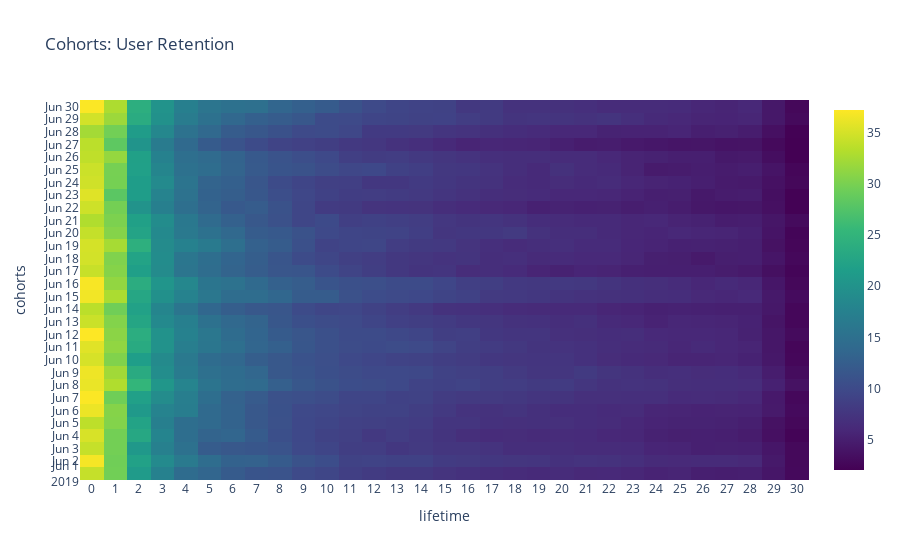

The notebook cell this image was saved under:
### Code cell
#Сделаем визуализацию для нее:
data=[go.Heatmap(
                x=retention_table.lifetime,
                y=retention_table.registration_date,
                z=[i*100 for i in retention_table.retention_rate.values.tolist()],
                hovertemplate=
                '<b>Date</b>: %{y}'+
                '<br><b>Lifetime</b>: %{x}'+
                '<br><b>Rate<b>: %{z:.2f} %<extra></extra>',
                colorscale='viridis')]
layout=go.Layout(title='Cohorts: User Retention',
                yaxis_title='cohorts',
                xaxis_title='lifetime',
                xaxis=dict(
                dtick=1),
                 yaxis=dict(
                 tickmode='linear')
                )
fig=go.Figure(data=data, layout=layout)
fig.show()

### Figure 1 — Plotly figure (JSON) as saved in the notebook; plotly's stock layout.template omitted (floating-point values rounded to 4 significant figures; data arrays with more than 128 entries replaced by an {"elided": "..."} marker saying what was removed)
{"data": [{"colorscale": [[0, "#440154"], [0.1111, "#482878"], [0.2222, "#3e4989"], [0.3333, "#31688e"], [0.4444, "#26828e"], [0.5556, "#1f9e89"], [0.6667, "#35b779"], [0.7778, "#6ece58"], [0.8889, "#b5de2b"], [1, "#fde725"]], "hovertemplate": "<b>Date</b>: %{y}<br><b>Lifetime</b>: %{x}<br><b>Rate<b>: %{z:.2f} %<extra></extra>", "type": "heatmap", "x": {"elided": "930 int values"}, "y": {"elided": "930 str values"}, "z": {"elided": "930 float values"}}], "layout": {"title": {"text": "Cohorts: User Retention"}, "xaxis": {"dtick": 1, "title": {"text": "lifetime"}}, "yaxis": {"tickmode": "linear", "title": {"text": "cohorts"}}}}
